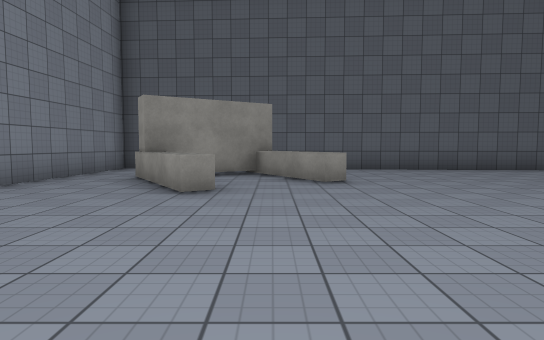
View 1 (above)

14 first-person views from a walk through a 3-D level made in the Unity game engine. The camera is 1.3 m above the floor, tilts 4° down and sees 75° across. The floor is counted in squares, 2 m on a side. Each view is taken from the middle of a square. On the plan, view 1 faces up. The plan holds only what a view shows up to about 10 squares ahead; the rest is blank. The place goes on beyond the plan. The player is left out. Surface patterns are stand-ins for the level's own textures.

View 2
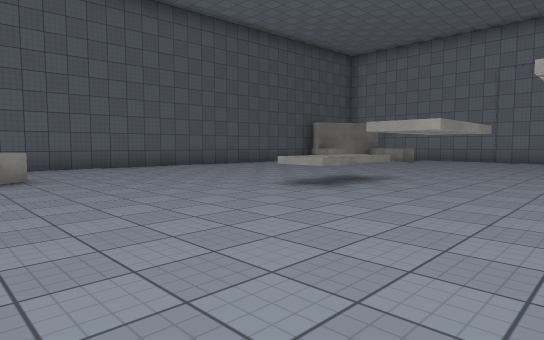

View 3
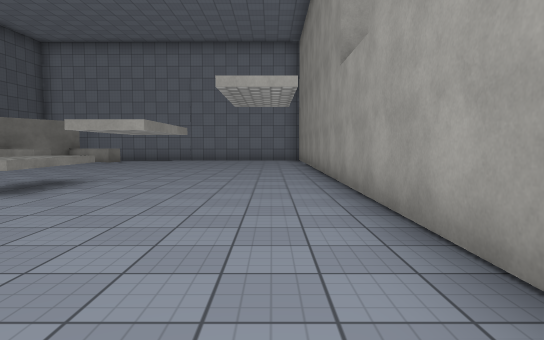

View 4
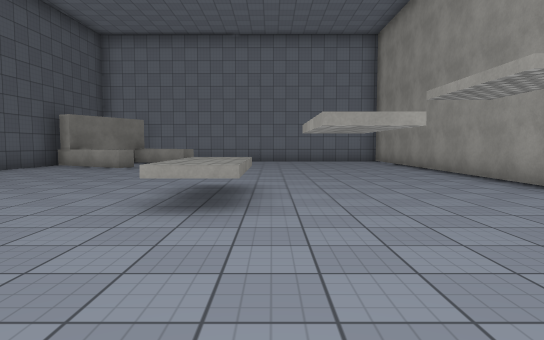

View 5
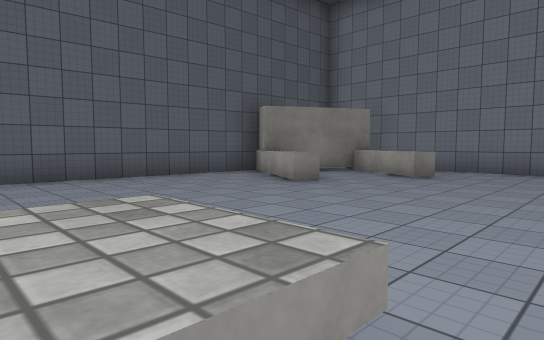

View 6
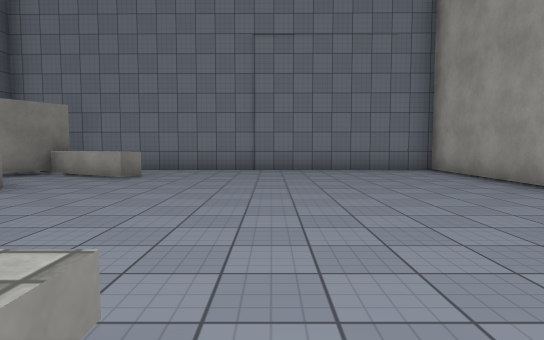

View 7
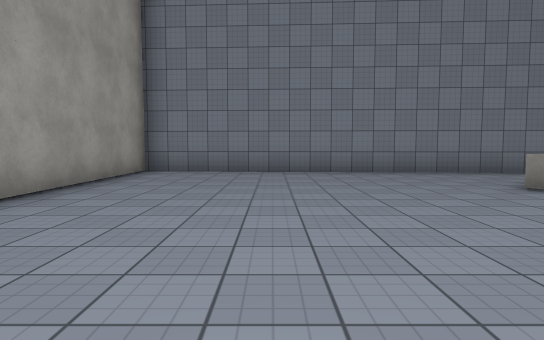

View 8
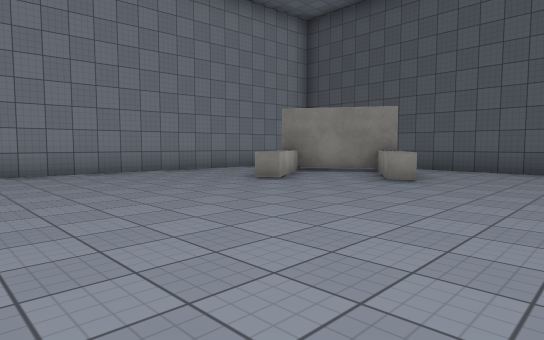

View 9
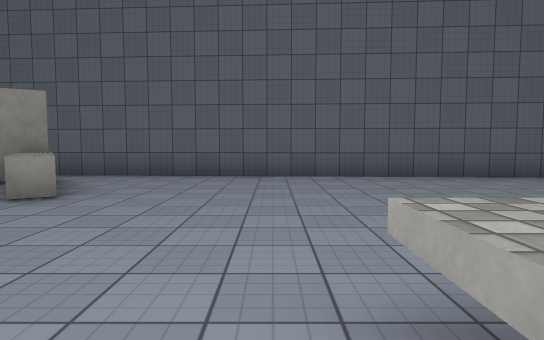

View 10
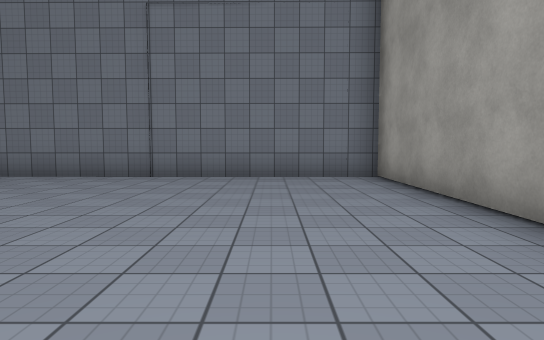

View 11
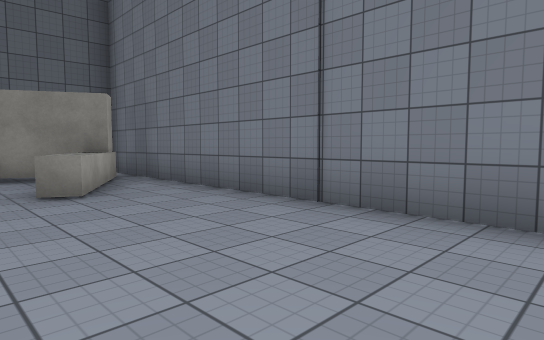

View 12
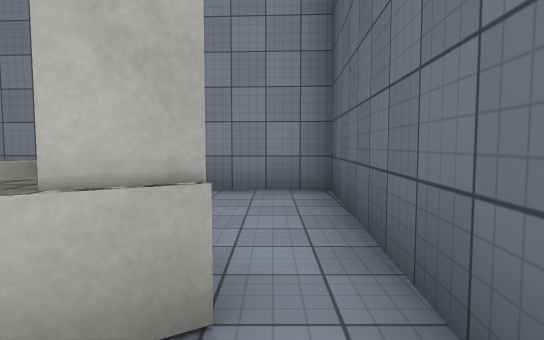

View 13
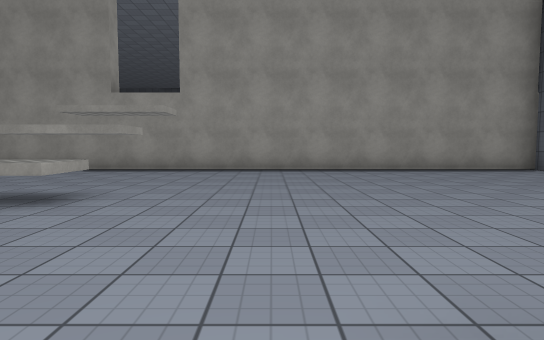

View 14
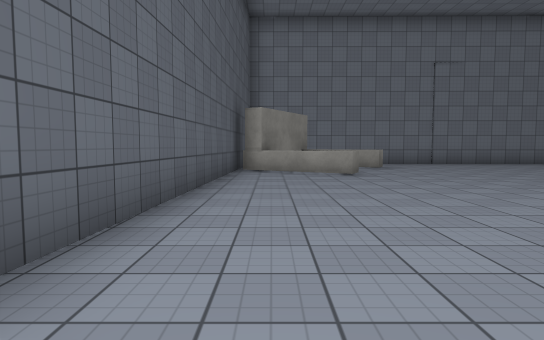

### Floor plan
Key: @ floor where view 1 was taken; # wall or solid block; . floor; = window, fence, low wall or low ledge; ^ raised ledge.
Columns run from 5 left of view 1 to 16 right of it. Each row starts with its distance up from view 1.
 10 ##############
  9 #.............########
  8 #..##^...........^#..#
  7 #..#.^^.........^.##.#
  6 #..^..=.........^..^.#
  5 #..#^.............^..#
  4 #....................#
  3 #.........^^.........#
  2 #....................#
  1 #.........##.........#
  0 #....@...............#
 -1 #....................#
 -2 #....................#
 -3 ######################

Positions as (right, up) in squares from view 1, and headings:
1: (0, 0), facing up
2: (0, -1), facing up-right
3: (0, -1), facing right
4: (1, 2), facing right
5: (6, 2), facing up-right
6: (6, 2), facing right
7: (4, 1), facing left
8: (4, 0), facing up-left
9: (4, 2), facing up
10: (8, 0), facing right
11: (12, 0), facing up-right
12: (1, 9), facing left
13: (2, 7), facing down
14: (3, 8), facing right
